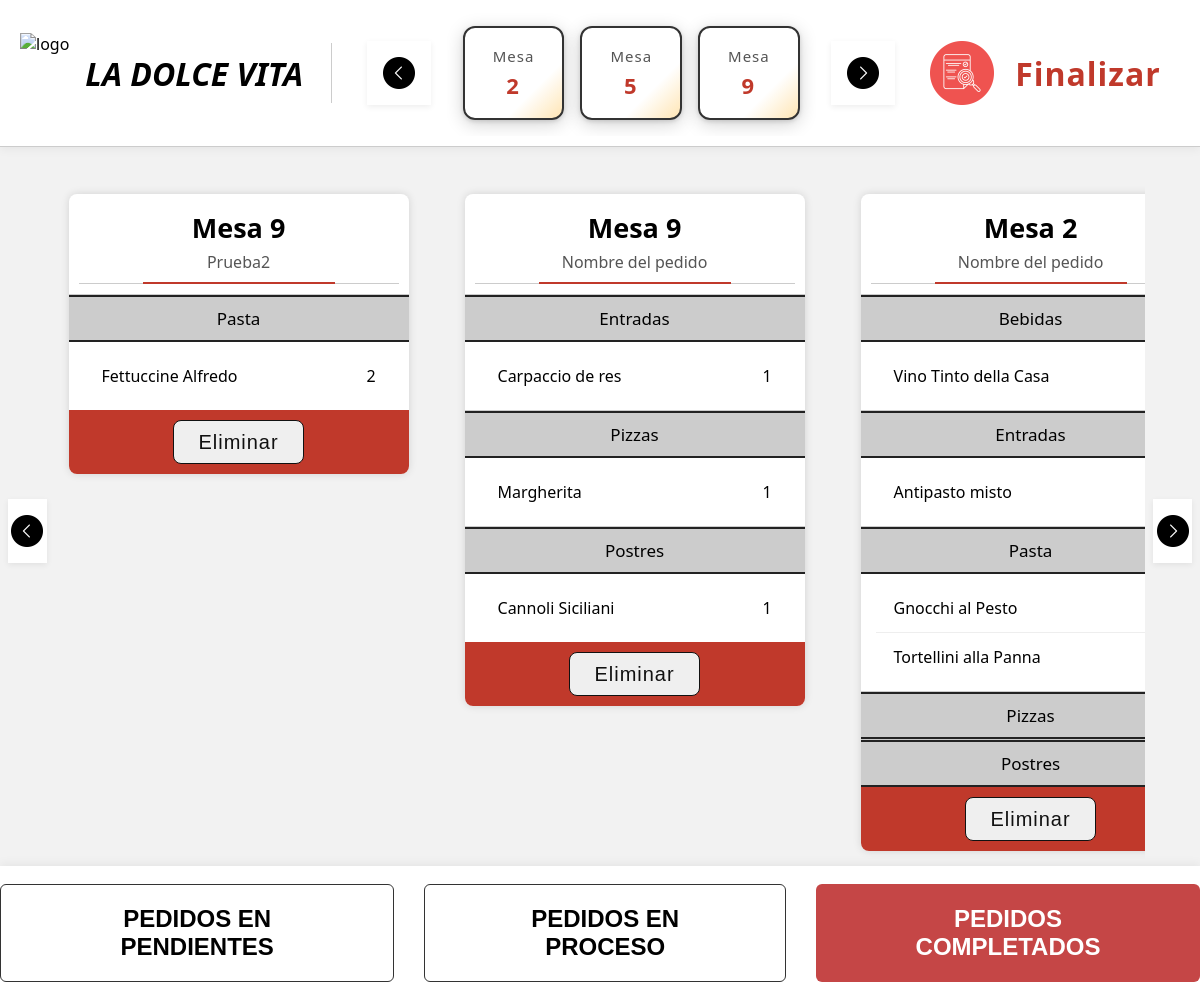
Page /Php/Cocina-Completados.php on the committed database.
### tables this page shows
CREATE TABLE `orders` (
  `id` int(11) NOT NULL,
  `table_id` int(11) NOT NULL,
  `name` varchar(255) DEFAULT NULL,
  `status` enum('pendiente','en cocina','entregado') NOT NULL DEFAULT 'pendiente',
  `created_at` timestamp NOT NULL DEFAULT current_timestamp(),
  `updated_at` timestamp NOT NULL DEFAULT current_timestamp() ON UPDATE current_timestamp()
);

CREATE TABLE `tables` (
  `id` int(11) NOT NULL,
  `number` int(11) NOT NULL
);

CREATE TABLE `order_dishes` (
  `id` int(11) NOT NULL,
  `order_id` int(11) NOT NULL,
  `dish_id` int(11) NOT NULL,
  `quantity` int(11) NOT NULL
);

CREATE TABLE `dishes` (
  `id` int(11) NOT NULL,
  `name` varchar(255) NOT NULL,
  `description` text DEFAULT NULL,
  `price` decimal(10,2) NOT NULL,
  `image_url` text DEFAULT NULL,
  `category_id` int(11) NOT NULL,
  `is_active` tinyint(1) DEFAULT 1
);

### Php/Cocina-Completados.php (the view, shortened to what this page needs)
<!DOCTYPE html>
<html lang="es">
<head>
  <link rel="stylesheet" href="../Css/Cocina-Completados.css">
</head>
<body>
  <div class="top-bar">
    <div class="logo-section">
       <img src="../Assets/Images/La Dolce Vita icon.png" alt="logo"  />
      <span><strong>LA DOLCE VITA</strong></span>
    </div>
    <?php
    $conn = new mysqli("localhost", "root", "", "la_dolce_vita");
    $sql_mesas = "SELECT DISTINCT t.number AS mesa_num
                  FROM orders o
                  JOIN tables t ON o.table_id = t.id
                  WHERE o.status = 'entregado'
                  ORDER BY t.number ASC";
    $result_mesas = $conn->query($sql_mesas);
    ?>
    <button class="slider-btn" id="slider-left"></button>
    <div class="mesa-container" id="mesa-slider">
      <?php
      if ($result_mesas && $result_mesas->num_rows > 0) {
        while ($row = $result_mesas->fetch_assoc()) {
          ?>
          <div class="mesa-box">
            <div class="mesa-title">Mesa</div>
            <div class="mesa-id"><?php echo htmlspecialchars($row['mesa_num']); ?></div>
          </div>
          <?php
        }
      } else {
        echo "<div style='padding:1rem 2rem;color:#888;font-size:1.2rem;'>No hay mesas con pedidos en cocina.</div>";
      }
      ?>
    </div>
    <button class="slider-btn" id="slider-right"></button>
    <div class="finalizar" onclick="window.location.href='Administrador-menu.php'">
      <img src="../Assets/Images/logos/checking.png" alt="icono salir"/>
      <span>Finalizar</span>
    </div>
  </div>
  <div style="display: flex; align-items: flex-start; justify-content: center;">
    <button class="carousel-btn" id="carousel-left"></button>
    <div class="container" id="pedido-carousel">
      <?php
      $conn = new mysqli("localhost", "root", "", "la_dolce_vita");
      $sql_pedidos = "SELECT o.id, o.table_id, o.name, t.number as mesa_num
                      FROM orders o
                      JOIN tables t ON o.table_id = t.id
                      WHERE o.status = 'entregado'
                      ORDER BY o.created_at ASC";
      $result_pedidos = $conn->query($sql_pedidos);
      $categorias = [];
      $sql_categorias = "SELECT id, name FROM categories";
      $result_categorias = $conn->query($sql_categorias);
      while ($row = $result_categorias->fetch_assoc()) {
        $categorias[$row['id']] = $row['name'];
      }
      if ($result_pedidos && $result_pedidos->num_rows > 0) {
        while ($pedido = $result_pedidos->fetch_assoc()) {
          $pedido_id = $pedido['id'];
          $mesa_num = $pedido['mesa_num'];
          $nombre_pedido = $pedido['name'] ? htmlspecialchars($pedido['name']) : "Pedido sin nombre";
          $sql_platos = "SELECT od.quantity, d.name as plato, d.category_id, c.name as categoria
                         FROM order_dishes od
                         JOIN dishes d ON od.dish_id = d.id
                         JOIN categories c ON d.category_id = c.id
                         WHERE od.order_id = $pedido_id
                         ORDER BY d.category_id, d.name";
          $result_platos = $conn->query($sql_platos);
          $platos_por_categoria = [];
          if ($result_platos) {
            while ($row = $result_platos->fetch_assoc()) {
              $cat = $row['categoria'];
              if (!isset($platos_por_categoria[$cat])) $platos_por_categoria[$cat] = [];
              $platos_por_categoria[$cat][] = [
                'nombre' => $row['plato'],
                'cantidad' => $row['quantity']
              ];
            }
          }
          ?>
          <div class="mesa-card">
            <div class="mesa-header">Mesa <?php echo htmlspecialchars($mesa_num); ?></div>
            <div class="pedido-subtitle"><?php echo $nombre_pedido; ?></div>
            <?php foreach ($categorias as $cat_id => $cat_nombre): ?>
              <?php if (!empty($platos_por_categoria[$cat_nombre])): ?>
                <div class="accordion">
                  <div class="accordion-header"><?php echo htmlspecialchars($cat_nombre); ?></div>
                  <div class="accordion-content">
                    <?php foreach ($platos_por_categoria[$cat_nombre] as $plato): ?>
                      <div class="plato-item">
                        <span><?php echo htmlspecialchars($plato['nombre']); ?></span>
                        <span><?php echo intval($plato['cantidad']); ?></span>
                      </div>
                    <?php endforeach; ?>
                  </div>
                </div>
              <?php endif; ?>
            <?php endforeach; ?>
            <div class="footer-bar">
              <form method="post" style="display:inline;">
                <button class="btn-eliminar" type="submit" onclick="return confirm('¿Seguro que deseas eliminar este pedido?');">Eliminar</button>
              </form>
            </div>
          </div>
          <?php
        }
      } else {
        echo "<div style='padding:2rem;font-size:1.3rem;color:#888;'>No hay pedidos en cocina.</div>";
      }
      ?>
    </div>
    <button class="carousel-btn" id="carousel-right"></button>
  </div>
  <div class="botonera">
    <button onclick="window.location.href='Cocina-Pendientes.php'">PEDIDOS EN PENDIENTES</button>
    <button onclick="window.location.href='Cocina-Enproceso.php'">PEDIDOS EN PROCESO</button>
    <button class="activo">PEDIDOS COMPLETADOS</button>
  </div>
</body>
</html>

### Php/Cocina-Completados.php (style rules this page uses)
.botonera { display: flex; gap: 30px; justify-content: center; left: 0; right: 0; bottom: 0; margin: 0; background: #fff; border-radius: 0; box-shadow: 0 -2px 10px rgba(0,0,0,0.06); padding: 18px 0; z-index: 100; }
.botonera button { padding: 20px 45px; font-size: 1.5rem; font-weight: bold; border: 1px solid #333; border-radius: 6px; background-color: white; color: black; cursor: pointer; transition: all 0.3s ease; }
.botonera .activo { background-color: #c54646; color: white; border: none; }

### rows in the picture
orders: table.number "9", name "Prueba2", cat_nombre "Pasta"
order_dishes: dish.name "Fettuccine Alfredo", cantidad "2"
orders: table.number "9", name "Nombre del pedido", cat_nombre "Entradas", cat_nombre "Pizzas", cat_nombre "Postres"
order_dishes: dish.name "Carpaccio de res", cantidad "1"
order_dishes: dish.name "Margherita", quantity "1"
order_dishes: dish.name "Cannoli Siciliani", quantity "1"
orders: table.number "2", name "Nombre del pedido", cat_nombre "Bebidas", cat_nombre "Entradas", cat_nombre "Pasta", cat_nombre "Pizzas", cat_nombre "Postres"
order_dishes: dish.name "Vino Tinto della Casa"
order_dishes: dish.name "Antipasto misto"
order_dishes: dish.name "Gnocchi al Pesto"
order_dishes: dish.name "Tortellini alla Panna"

### other values in the picture
$row['mesa_num'] "2"
$row['mesa_num'] "5"
$row['mesa_num'] "9"
